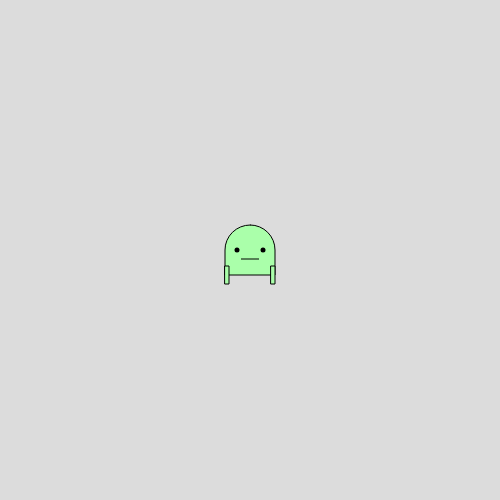
Frame 1 (no input)
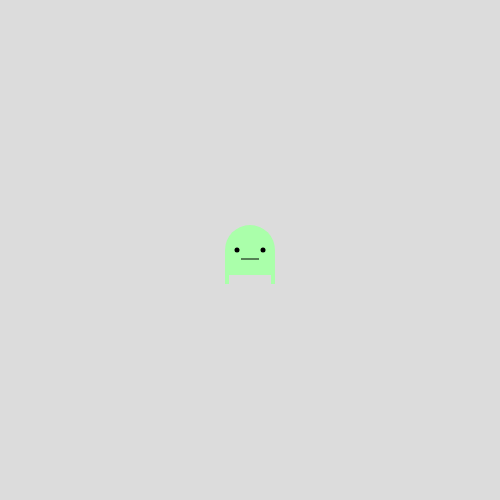
Frame 60 (no input)
Frame 120 (the mouse pressed at the canvas centre since frame 60): identical to frame 60, image omitted

The p5.js sketch that drew these frames (run headless with seeded random() and noise() and a simulated clock; from frame 60 on, the mouse is pressed at the canvas centre):

// p5.js sketch
// ── sketch.js
// Project Title
// Your Name
// Date
//
// Extra for Experts:
// - describe what you did to take this project "above and beyond"

function setup() {
  createCanvas(500, 500);
  rectMode(CENTER);
}

function draw() {
  background(220);
  fill(170,255,170)
  rect(250, 250, 50, 50, 90, 90, 0, 0)
  rect(227, 275, 4, 18)
  rect(273, 275, 4, 18)
  noStroke()
  fill(0,0,0)
  rect(237, 250, 5, 5, 90, 90)
  rect(263, 250, 5, 5, 90, 90)
  rect(250, 259, 18, 1)
  
}
